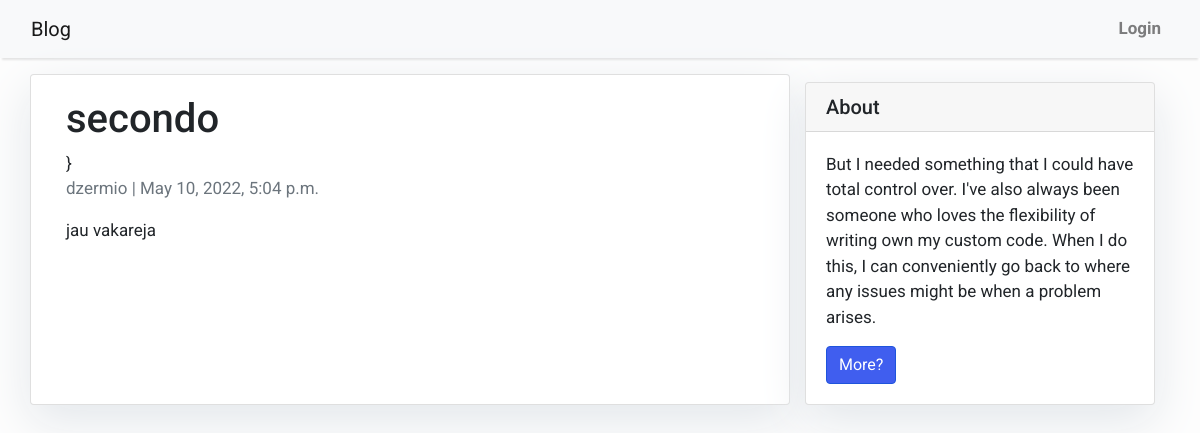
The app's page /blog/slug/ with its own data.
### blog/models.py (models this page shows, shortened)
class Post(models.Model):
    title = models.CharField(max_length=200, unique=True)
    slug = models.SlugField(max_length=200, unique=True)
    author = models.ForeignKey(User, on_delete= models.CASCADE,related_name='blog_posts')
    updated_on = models.DateTimeField(auto_now= True)
    content = models.TextField()
    created_on = models.DateTimeField(auto_now_add=True)
    status = models.IntegerField(choices=STATUS, default=0)
    class Meta:
        ordering = ['-created_on']

### blog/views.py (the view)
# urls.py: path('<slug:slug>/', views.PostDetail.as_view(), name='post_detail'),
class PostDetail(generic.DetailView):
    model = Post
    template_name = 'post_detail.html'

### templates/post_detail.html (shortened to what this page needs)
{% extends 'base.html' %} {% block content %}
<div class="container">
  <div class="row">
    <div class="col-md-8 card mb-4  mt-3 left  top">
      <div class="card-body">
        <h1>{% block title %} {{ object.title }} {% endblock title %}</h1>
     }
        <p class=" text-muted">{{ post.author }} | {{ post.created_on }}</p>
        <p class="card-text ">{{ object.content | safe }}</p>
      </div>
    </div>
    {% block sidebar %} {% include 'sidebar.html' %} {% endblock sidebar %}
  </div>
</div>
{% endblock content %}

### templates/base.html (style rules this page uses)
body { font-family: "Roboto", sans-serif; font-size: 17px; background-color: #fdfdfd; }

### templates/sidebar.html (style rules this page uses)
.card { box-shadow: 0 16px 48px #E3E7EB; }

### records on screen
Post: title "secondo", author "dzermio", created_on "May 10, 2022, 5:04 p.m.", content "jau vakareja"
